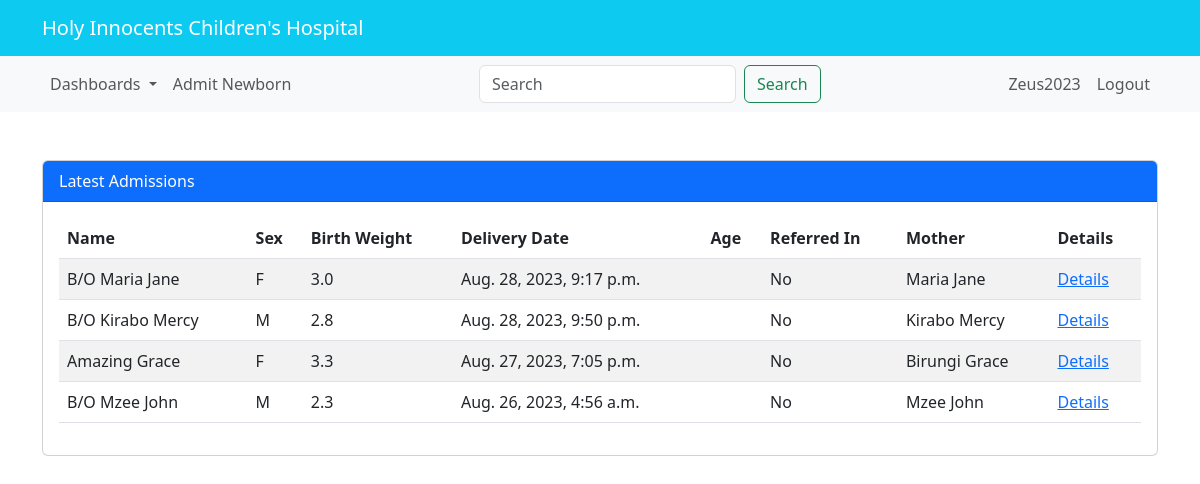
The app's page / (signed in), older data.
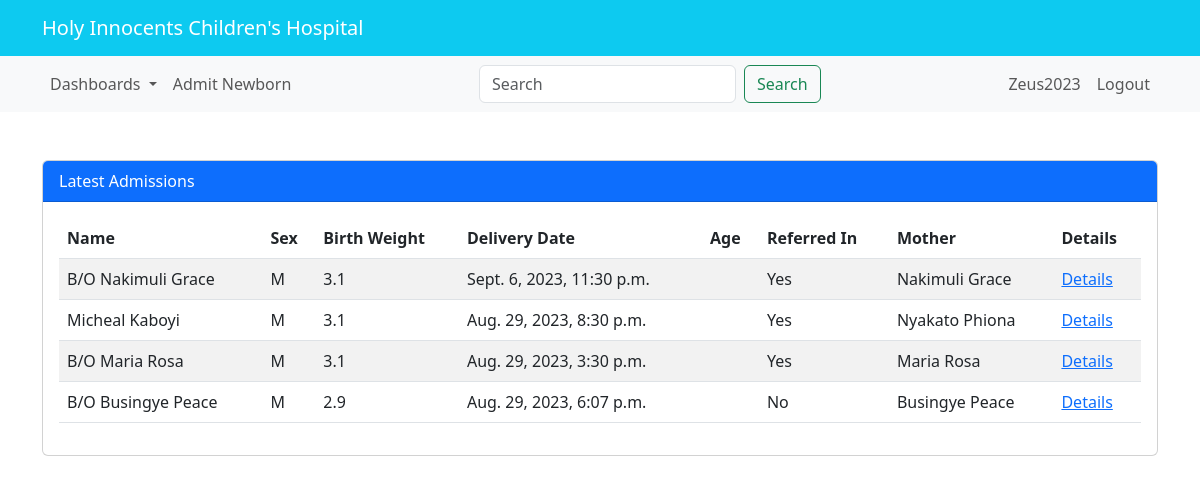
The same page, newer data.
### newborn/models.py (models this page shows, shortened)
class NewbornAdmission(models.Model):
    PLACE_OF_BIRTH_CHOICES = [
        ('Hospital', 'Hospital'),
        ('Along the road', 'Along the road'),
        ('Home', 'Home'),
    ]
    MODE_OF_DELIVERY_CHOICES = [
        ('SVD', 'SVD (Spontaneous Vaginal Delivery)'),
        ('C/S', 'C/S (Caesarean Section)'),
    ]
    MEANS_OF_TRANSPORT_CHOICES = [
        ('Ambulance', 'Ambulance'),
        ('Public means', 'Public means'),
    ]
    YES_NO_CHOICES = [
        ('Yes', 'Yes'),
        ('No', 'No'),
    ]
    SEX = [
        ('M', 'M'),
        ('F', 'F'),
    ]
    admission_date = models.DateTimeField()
    name = models.CharField(max_length=100)
    sex = models.CharField(max_length=100, choices=SEX)
    birth_weight = models.DecimalField(max_digits=2, decimal_places=1)
    delivery_date = models.DateTimeField()
    place_of_birth = models.CharField(max_length=20, choices=PLACE_OF_BIRTH_CHOICES)
    hospital_name = models.CharField(max_length=100, blank=True, null=True)
    mode_of_delivery = models.CharField(max_length=3, choices=MODE_OF_DELIVERY_CHOICES)
    indication = models.CharField(max_length=100, blank=True, null=True)
    resuscitation_done = models.CharField(max_length=3, choices=YES_NO_CHOICES)
    resuscitation_choices_1 = models.BooleanField(verbose_name='Bag&Mask', default=False, blank=True)
    resuscitation_choices_2 = models.BooleanField(verbose_name='Oxygen', default=False, blank=True)
    referred_in = models.CharField(max_length=3, choices=YES_NO_CHOICES)
    facility_name = models.CharField(max_length=100, blank=True, null=True)
    referral_date_time = models.DateTimeField(blank=True, null=True)
    reason_for_referral = models.CharField(max_length=100, blank=True, null=True)
    means_of_transport = models.CharField(max_length=20, choices=MEANS_OF_TRANSPORT_CHOICES, blank=True, null=True)
    oxygen_transport = models.CharField(max_length=3, choices=YES_NO_CHOICES, blank=True, null=True)
    mother = models.ForeignKey(MotherDetails, on_delete=models.CASCADE, null=True)

class MotherDetails(models.Model):
    name = models.CharField(max_length=50)
    age = models.IntegerField(default=28)
    blood_group = models.CharField(max_length=50, choices=BLOOD_GROUP)
    parity = models.CharField(max_length=100)
    number_of_living_children = models.CharField(max_length=100)
    hiv_status = models.CharField(max_length=50, choices=HIV_STATUS)
    level_of_education = models.CharField(max_length=50, choices=LEVEL_OF_EDUCATION)
    occupation = models.CharField(max_length=50, choices=OCCUPATION)
    location = models.ForeignKey(MotherLocation, on_delete=models.CASCADE, null=True)
    def __str__(self):
        return self.name

### newborn/views.py (the view)
# urls.py: path('', views.landing_page, name='home-page'),
@never_cache
@login_required
def landing_page(request):
    table = NewbornAdmission.objects.all().order_by('-id')[:4]
    return render(request, 'newborn/landing_page.html', {'table': table})

### newborn/templates/newborn/landing_page.html
{% extends 'newborn/base3.html' %}
{% block content %}
    <div class="card">
        <div class="card-header bg-primary text-white">
            Latest Admissions
        </div>
        <div class="card-body">
            <table class="table table-striped">
                <thead>
                    <tr>
                        <th>Name</th>
                        <th>Sex</th>
                        <th>Birth Weight</th>
                        <th>Delivery Date</th>
                        <th>Age</th>
                        <th>Referred In</th>
                        <th>Mother</th>
                        <th>Details</th>
                    </tr>
                </thead>
                <tbody>
                    {% for admission in table %}
                    <tr>
                        <td>{{ admission.name }}</td>
                        <td>{{ admission.sex }}</td>
                        <td>{{ admission.birth_weight }}</td>
                        <td>{{ admission.delivery_date }}</td>
                        <td>{{ age_days }}</td>
                        <td>{{ admission.referred_in }}</td>
                        <td>{{ admission.mother }}</td>
                        <td><a href="{% url 'clerkship-page' pk=admission.id %}">Details</a></td>
                    </tr>
                    {% endfor %}
                </tbody>
            </table>
        </div>
    </div>
{% endblock %}

Row changes from the older to the newer data that the page shows:
no longer on this page (row unchanged): NewbornAdmission: name "B/O Maria Jane", sex "F", birth_weight "3.0", delivery_date "Aug. 28, 2023, 9:17 p.m.", referred_in "No", mother "Maria Jane"
no longer on this page (row unchanged): NewbornAdmission: name "B/O Kirabo Mercy", sex "M", birth_weight "2.8", delivery_date "Aug. 28, 2023, 9:50 p.m.", referred_in "No", mother "Kirabo Mercy"
no longer on this page (row unchanged): NewbornAdmission: name "Amazing Grace", sex "F", birth_weight "3.3", delivery_date "Aug. 27, 2023, 7:05 p.m.", referred_in "No", mother "Birungi Grace"
no longer on this page (row unchanged): NewbornAdmission: name "B/O Mzee John", sex "M", birth_weight "2.3", delivery_date "Aug. 26, 2023, 4:56 a.m.", referred_in "No", mother "Mzee John"
added NewbornAdmission: name "B/O Nakimuli Grace", sex "M", birth_weight "3.1", delivery_date "Sept. 6, 2023, 11:30 p.m.", referred_in "Yes", mother "Nakimuli Grace"
added NewbornAdmission: name "Micheal Kaboyi", sex "M", birth_weight "3.1", delivery_date "Aug. 29, 2023, 8:30 p.m.", referred_in "Yes", mother "Nyakato Phiona"
added NewbornAdmission: name "B/O Maria Rosa", sex "M", birth_weight "3.1", delivery_date "Aug. 29, 2023, 3:30 p.m.", referred_in "Yes", mother "Maria Rosa"
added NewbornAdmission: name "B/O Busingye Peace", sex "M", birth_weight "2.9", delivery_date "Aug. 29, 2023, 6:07 p.m.", referred_in "No", mother "Busingye Peace"
